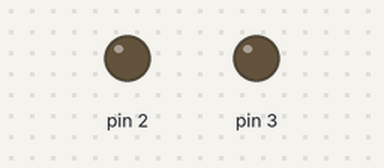
A sketch run on a simulated Arduino Uno, built with avr-gcc and run on an emulated ATmega328P. On the bench: output pins drawn as LEDs (lit = HIGH).

Above: at 0.15 s.
At 19.2 s:
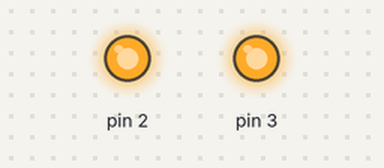
At 37.86 s:
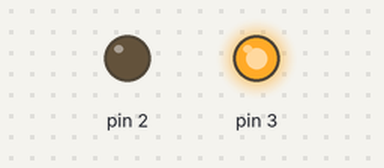
Timing chart, 0 to 40.0 s (numbered marks = the images above):
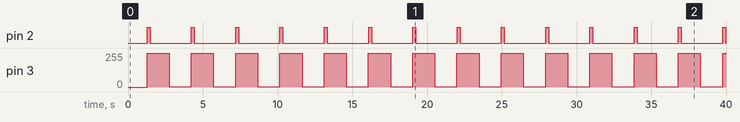

Measured:
- by itself, pin 2: alternates HIGH for 0.20 s and LOW for 2.8 s
- by itself, pin 3: 0/255 → 255/255 at 1.3 s, → 1/255 1.5 s later, → 255/255 1.5 s later, → 1/255 1.5 s later, … (28 changes in this stretch)

The sketch:

analogLED.ino
```cpp
int d=5;

void setup()
{
  pinMode(2,OUTPUT);
  pinMode(3,OUTPUT);
  //pinMode(4,OUTPUT);
  //pinMode(5,OUTPUT);
  //pinMode(6,OUTPUT);
}

void loop()
{
 for(int a = 0;a < 256; a++)
 {
   analogWrite(3,a);
   delay(d);
 }
 digitalWrite(2,HIGH);
 delay(d*40);
 digitalWrite(2,LOW);
 for(int a =255; a >0 ;a--)
 {
   analogWrite(3,a);
   delay(d);
 }

 delay(d*40);
}
```
